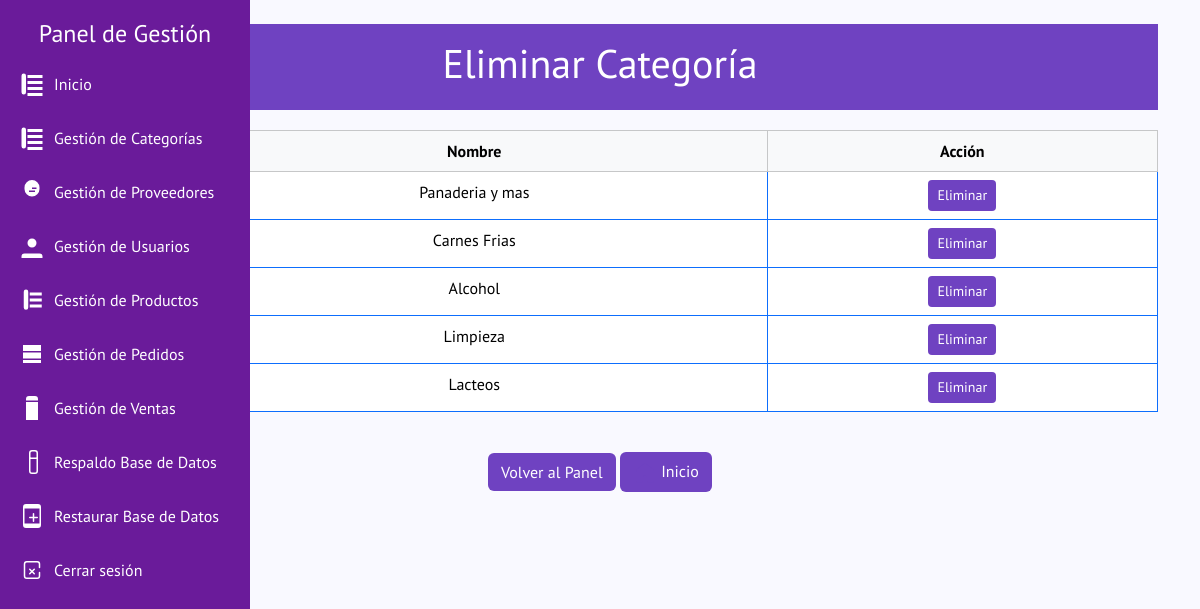
/elicategoria.php, run on the app's committed database.
### tables this page shows
CREATE TABLE `categorias` (
  `id` int(11) NOT NULL,
  `nombre` varchar(255) NOT NULL,
  `descripcion` text NOT NULL
);

### elicategoria.php (the view, shortened to what this page needs)
<?php
include 'admin_layout.php';
?>
<!DOCTYPE html>
<html lang="en">
<head>
    <link rel="stylesheet" href="https://cdn.jsdelivr.net/npm/bootstrap@5.3.1/dist/css/bootstrap.min.css">
</head>
<body>
    <div class="container mt-4">
        <div class="header">
            <h1>Eliminar Categoría</h1>
        </div>
        <div class="table-responsive">
            <table class="table table-bordered border-primary text-center">
                <thead class="table-light">
                    <tr>
                        <th>Id</th>
                        <th>Nombre</th>
                        <th>Acción</th>
                    </tr>
                </thead>
                <tbody>
                    <?php
                    $sql = "SELECT * FROM categorias";
                    $exec = mysqli_query($conn, $sql);
                    if (!$exec) {
                        echo "<tr><td colspan='3'>Error al cargar las categorías.</td></tr>";
                    } else {
                        while ($rows = mysqli_fetch_assoc($exec)) {
                            echo "<tr>
                                <td>{$rows['id']}</td>
                                <td>{$rows['nombre']}</td>
                                <td>
                                    <a href='eliminarcategoria.php?id={$rows['id']}' class='btn btn-purple btn-sm'>Eliminar</a>
                                </td>
                            </tr>";
                        }
                    }
                    ?>
                </tbody>
            </table>
        </div>
        <div class="mt-4 text-center">
            <a href="gestioncategoria.php" class="btn btn-purple">Volver al Panel</a>
            <a href="./index.php" class="btn btn-purple">
                Inicio
            </a>
        </div>
    </div>
</body>
</html>

### admin_layout.php (style rules this page uses)
body { background-color: #f8f9fa; }

### elicategoria.php (style rules this page uses)
body { background-color: #f9f9ff; font-family: 'PT Sans', sans-serif; }
.header { background-color: #6f42c1; color: white; padding: 15px; text-align: center; margin-bottom: 20px; }
.table { border-color: #6f42c1; }
.btn-purple { background-color: #6f42c1; color: white; }
.icon-home { fill: #6f42c1; }

### data on the page
categorias: nombre "Panaderia y mas"
categorias: nombre "Carnes Frias"
categorias: nombre "Alcohol"
categorias: nombre "Limpieza"
categorias: nombre "Lacteos"
